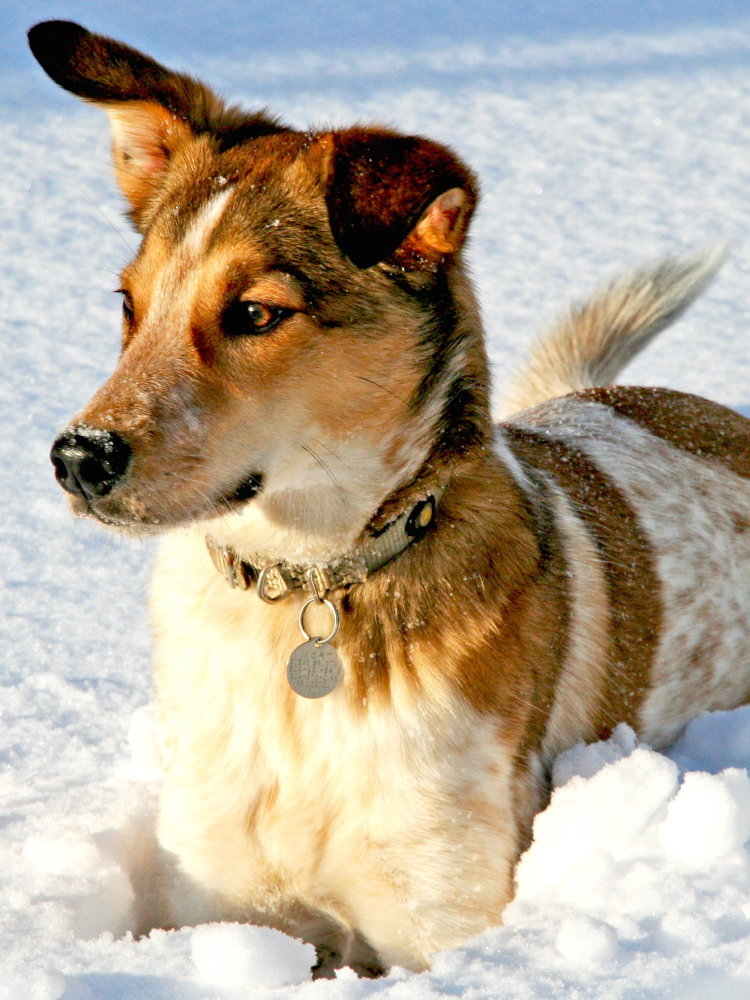
#> input picture src/PIS/labs/images_RGB_channels/dog.jpg, 1500 x 2000 px (shown at 1/2 size)
$ jupyter execute --allow-errors 2.procesado_espectral.ipynb
#> lines starting #> are read from the running program, lines starting #| are printed output that depends on the picture
# **Análisis espectral**
## Procesamiento de Imagen y Señal
### **Alan García Justel**
### Curso 2024-2025

[cell 1]
import os
import sys

import math
import cmath

##

import warnings
warnings.filterwarnings('ignore')

##

import numpy as np
import pandas as pd
import matplotlib.pyplot as plt

from matplotlib.colors import LogNorm
from matplotlib import pyplot
import matplotlib.image as im

from scipy import signal, fftpack, interpolate
from scipy.fft import fft, ifft
from scipy.signal import chirp, spectrogram, get_window
import scipy.signal.windows as windows

from skimage import io

import IPython.display as ipd
import librosa
import librosa.display

import soundfile as sf

from pydub import AudioSegment

#### Important tips
# To hear the signal
# ipd.Audio(x, rate=fs)
####

from operator import itemgetter
import cv2

[cell 2]
# [31 lines left out: function audio_player_list, not called in this run]

---

# **Espectro de una señal**

1. ***Espectro de una sinusoide compuesta por dos sinusoides simples***

   Genera una sinusoide compuesta con $t \in [-2\pi,2\pi]$.

   $$x(t) = 0.5 \cdot sin(3t)+0.25 \cdot sin(10t)$$

   Calcula su espectro así como la magnitud del mismo en decibelios tanto para la sinusoide compuesta como para las partes simples. Visualiza también la suma de las magnitudes del espectro de cada parte de la sinusoide.

   Utiliza una frecuencia de muestreo de $800$ Hz.

[cell 3]
# Generar dos funciones sinusoidales sencillas (por partes)
duracion    = 5         # Duración (en s) de la señal generada
fs          = 800       # Frecuencia de muestreo en Hz
t = np.linspace(0, duracion, int(fs * duracion), endpoint=False)

sin1 = 0.5  * np.sin(3 * t)
sin2 = 0.25 * np.sin(10 * t)

# Combinación de las dos funciones
x = sin1 + sin2

# Transformada de Fourier de las funciones y de la función combinada.
#> (the rest of this cell did not finish here and is left out)

<hr style="border: 1px solid green" />

2. Visualiza algunas muestras de la señal de audio, su espectro y su espectrograma:
    1. seno (`audio/sinewave.wav`)
    2. sirena (`audio/sirena.wav`)

Oye la señal pero con cuidado ya que puede ser un sonido muy agudo.

[cell 4]
audio_path = "audio/sinewave.wav"
#> (the rest of this cell did not finish here and is left out)

<hr style="border: 1px solid green" />

3. ***Espectro de una sinusoide con relleno (*Zero-padding*)***

    Genera una sinusoide compuesta rellenada con ceros al final de la señal. Visualiza la señal, la señal rellenada, el espectro de la señal original y el espectro de la señal rellenada.

    $$x(t) = cos(2 \pi f_{1} t) + sin(2 \pi f_{2} t)$$

    donde la frecuencia de muestreo es de $1000$ Hz, la duración de la señal es de $256$ muestras y las frecuencias son: $f_{1}=50$ y $f_{2}=101.5$

[cell 5]
num_samples = 256       # numero de muestras de la señal generada
fs          = 1000      # Frecuencia de muestreo en Hz
f1 = 50
f2 = 101.5
t = np.linspace(0, num_samples / fs, num_samples, endpoint=False)

# Función sinusoidal compuesta
signal = np.cos(2*np.pi*f1*t) + np.sin(2*np.pi*f2*t)

# Zero-padding (1024 muestras)
signal_padding = np.pad(signal, (0, 1024))

# Visualización
#> (the rest of this cell did not finish here and is left out)

<hr style="border: 1px solid green" />

4. **Espectro de una sinusoide no tan simple**

    Genera una sinusoide:

    $$x(t)=A \cos(2 \pi f \cdot t + \phi)$$

    donde :
    * Duración: $N = 64$
    * Amplitud y fase de la sinusoide: $A=1$ y $\phi=0$
    * Frecuencia base ($f_{base}$) : Elige la frecuencia base que desees $\in [0, 1]$
    * Frecuencia de muestreo variable: $f = f_{base} + \frac{1}{2N}$ ciclos/muestra

    Calcula su espectro y la magnitud del espectro en decibelios. Realiza el mismo estudio con la sinusoide rellenada con ceros al final de la señal (*zero padding*) con factor de relleno = $8$.

[cell 6]
num_samples = 64        # numero de muestras de la señal generada
f_base      = 0.5       # Frecuencia base
fs          = f_base + 1 / 2*np.pi  # Frecuencia de muestreo en Hz
A           = 1         # Amplitud
phase       = 0         # Fase
t = np.linspace(0, num_samples / fs, num_samples, endpoint=False)

# Función sinusoidal base
x = A * np.cos(2*np.pi * f_base * t + phase)
x_padded = np.pad(x, (0, int(num_samples * 0.8)))

# Visualizar
#> (the rest of this cell did not finish here and is left out)

<hr style="border: 1px solid green" />

5. **Espectros de señales sinusoidales**

    Genera dos señales sinusoidales con frecuencia de muestreo de 8000Hz con una duración de 2 segundos. Obtén los espectros de ambas señales.

    $$s_{1} = \frac{1}{6} \sin(880 \pi \cdot t) + \frac{1}{15} \sin(1760\pi \cdot t)$$

    $$s_{2} = \frac{1}{6} \sin(16880\pi \cdot t) - \frac{1}{15} \sin(14240 \pi \cdot t)$$

    ¿ Qué puedes decir sobre ambas señales una vez vistos sus espectros ? **ESCRIBE AQUÍ TU RESPUESTA**

[cell 7]
duracion = 2    # Duración (en s) de la señal
fs = 8000       # Frecuencia de muestreo (en Hz)
t = np.linspace(0, duracion, int(duracion * fs), endpoint=False)

s1 = 1/6 * np.sin(880*np.pi*t) + 1/15 * np.sin(1760*np.pi*t)
s2 = 1/6 * np.sin(16880*np.pi*t) - 1/15 * np.sin(14240*np.pi*t)

# Visualizar las señales
#> (the rest of this cell did not finish here and is left out)

---

# **Espectro de una señal con ruido**

6. **Espectro de una señal contaminada con ruido**

    Mediante la transformada de Fourier encuentra los componentes frecuenciales de una señal contaminada con ruido blanco, $ruido_t ~\sim N(0,\sigma^2)=N(0, 4)$.

    $$x(t)=0.7sin(2\pi 50t) + sin(2\pi 120t)+ruido_t$$

    La frecuencia de muestreo a utilizar es $1000$ Hz.

[cell 8]
duracion = 2    # Duración (en s) de la señal
fs = 8000       # Frecuencia de muestreo (en Hz)
t = np.linspace(0, duracion, int(duracion * fs), endpoint=False)

# Señales
x = 0.7 * np.sin(2*np.pi*50*t) + np.sin(2*np.pi*120*t)
x_noise = x + np.random.normal(loc=0.0, scale=4.0, size=len(t))

# Visualizar las señales
#> (the rest of this cell did not finish here and is left out)

<hr style="border: 1px solid green" />

7. **Eliminación del ruido de una señal sinusoidal**

    Generamos una señal aleatoria ruidosa de tipo multiespectral (tres frecuencias: $f1$, $f2$ y $f3$ Hz) de 2 segundos con una frecuencia de muestreo:
    1. $fs = 1234$ Hz y frecuencias $(f1, f2, f3) = (12, 18, 30)$
    2. $fs = 1000$ Hz y frecuencias $(f1, f2, f3) = (50, 120, 160)$

    + Selecciona aleatoriamente una de las dos funciones.
    + Obtén su espectro y a partir del mismo reconstruimos la señal.
    + Visualiza la señal original y la señal reconstruida.

[cell 9]
# Función 1
duracion = 2    # Duración (en s) de la señal
fs = 1234       # Frecuencia de muestreo (en Hz)
f1 = 12
f2 = 18
f3 = 30
t = np.linspace(0, duracion, int(duracion * fs), endpoint=False)

# Señale original ruidosa
x = np.sin(2*np.pi*f1*t) + np.sin(2*np.pi*f2*t) + np.sin(2*np.pi*f3*t)
x += np.random.normal(loc=0.0, scale=0.5, size=len(t))


# Reconstrucción de la señal
X = np.fft.fft(x) # Transformada de Fourier

# Magnitud del espectro
magnitude = np.abs(X)

# Filtro basado en magnitud
threshold = 100  # Umbral para la magnitud
X_filtered = np.where(magnitude > threshold, X, 0)
x_filtered = np.fft.ifft(X_filtered).real # Transformada inversa de Fourier

# Visualizar las señales
#> (the rest of this cell did not finish here and is left out)

<hr style="border: 1px solid green" />

8. **Eliminación del ruido de una imagen**

    Elimina el ruido de una imagen RGB (`images_RGB_channels/dog.jpg`) a partir del espectro de la misma.
    + Pasamos a escala de grises y le añadimos ruido a la imagen.
    + Obtenemos su espectro y a partir del mismo reconstruimos la imagen.
    + Visualiza la imagen original con ruido y la imagen reconstruida.

[cell 10]
image_path = "images_RGB_channels/dog.jpg"

img = cv2.imread(image_path)  # Cargar la imagen
#> img is the input picture: shape (2000, 1500, 3); mean B, G, R 151.9, 169.5, 181.4
gray_img = cv2.cvtColor(img, cv2.COLOR_BGR2GRAY)  # Convertir a escala de grises
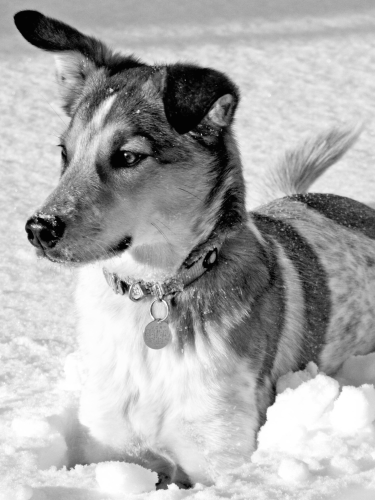
#> gray_img: shape (2000, 1500) (shown at 1/4 size); min 0, max 255, mean 171
noisy_img = gray_img + np.random.normal(0, 25, gray_img.shape).astype(np.uint8)  # Ruido gaussiano
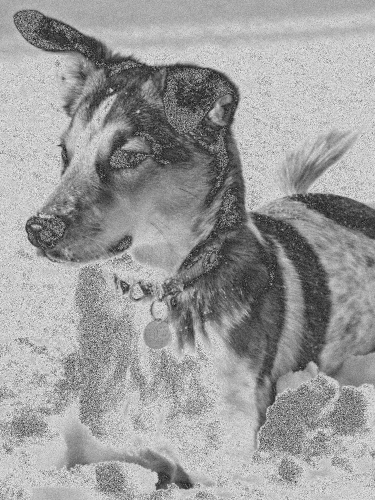
#> noisy_img: shape (2000, 1500) (shown at 1/4 size); min 0, max 255, mean 155.8

# Transformada de Fourier 2D
dft = cv2.dft(np.float32(noisy_img), flags=cv2.DFT_COMPLEX_OUTPUT)
dft_shift = np.fft.fftshift(dft)  # Desplazar la DC al centro
magnitude_spectrum = 20 * np.log(cv2.magnitude(dft_shift[:, :, 0], dft_shift[:, :, 1]) + 1)
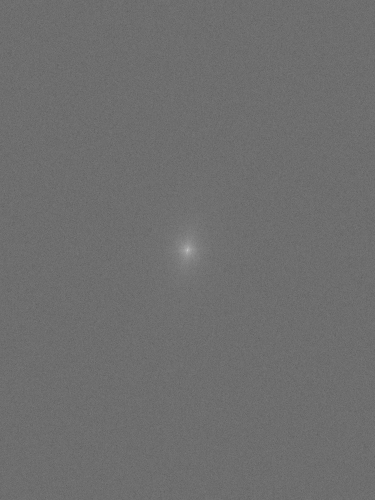
#> magnitude_spectrum: shape (2000, 1500) float32 (shown at 1/4 size); min 92.04, max 399.3, mean 225.1; drawn with min black and max white

# Filtrar el espectro (eliminar componentes de alta frecuencia)
rows, cols = gray_img.shape
crow, ccol = rows // 2, cols // 2  # Centro del espectro
mask = np.zeros((rows, cols, 2), np.uint8)
r = 100  # Radio de la máscara
y, x = np.ogrid[:rows, :cols]
mask_area = (x - ccol)**2 + (y - crow)**2 <= r**2
mask[mask_area] = 1

# Aplicar la máscara al espectro
filtered_dft = dft_shift * mask

# Transformada Inversa de Fourier
filtered_dft_ishift = np.fft.ifftshift(filtered_dft)  # Revertir el desplazamiento
reconstructed_img = cv2.idft(filtered_dft_ishift)
reconstructed_img = cv2.magnitude(reconstructed_img[:, :, 0], reconstructed_img[:, :, 1])
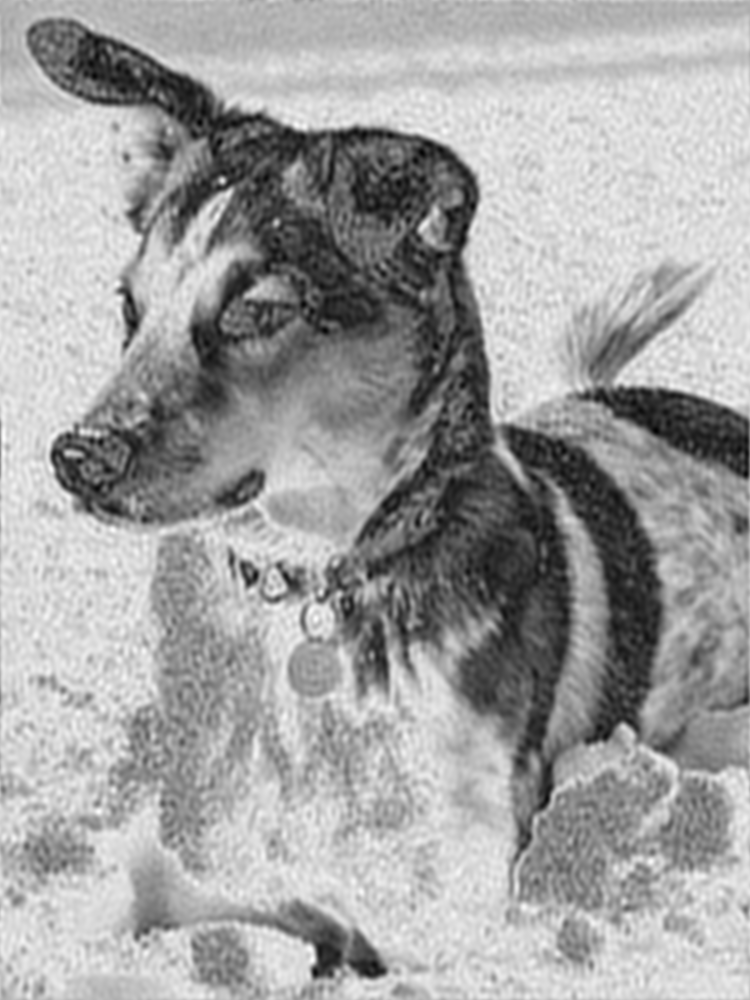
#> reconstructed_img: shape (2000, 1500) float32 (shown at 1/2 size); min 92477160, max 682460800, mean 467337088; drawn with min black and max white
reconstructed_img = cv2.normalize(reconstructed_img, None, 0, 255, cv2.NORM_MINMAX)

# Visualizar las imágenes
# Imagen original
plt.figure(figsize=(12, 8))
#> (this line was passed over: IPython is not available in this run)
plt.subplot(1, 5, 1)
#> (this line was passed over: IPython is not available in this run)
plt.title("Imagen original")
#> (this line was passed over: IPython is not available in this run)
plt.imshow(gray_img, cmap='gray')
#> (this line was passed over: IPython is not available in this run)
plt.axis('off')
#> (this line was passed over: IPython is not available in this run)

# Imagen original con ruido
plt.subplot(1, 5, 2)
#> (this line was passed over: IPython is not available in this run)
plt.title("Imagen original con ruido")
#> (this line was passed over: IPython is not available in this run)
plt.imshow(noisy_img, cmap='gray')
plt.axis('off')

# Espectro de magnitud
plt.subplot(1, 5, 3)
plt.title("Espectro de magnitud")
plt.imshow(magnitude_spectrum, cmap='gray')
plt.axis('off')

# Máscara aplicada al espectro
plt.subplot(1, 5, 4)
plt.title("Espectro filtrado")
plt.imshow(20 * np.log(cv2.magnitude(filtered_dft[:, :, 0], filtered_dft[:, :, 1]) + 1), cmap='gray')
plt.axis('off')

# Imagen reconstruida
plt.subplot(1, 5, 5)
plt.title("Imagen reconstruida")
plt.imshow(reconstructed_img, cmap='gray')
plt.axis('off')

plt.tight_layout()
plt.show()

$ run again, with src/PIS/labs/images_RGB_channels/0 mCDBVwdqVnA5hm16.jpg copied over src/PIS/labs/images_RGB_channels/dog.jpg
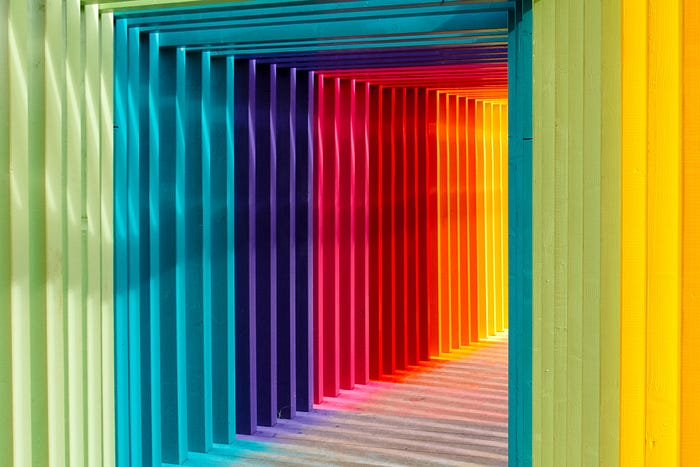
#> input picture src/PIS/labs/images_RGB_channels/0 mCDBVwdqVnA5hm16.jpg, 700 x 467 px
#> img is the input picture: shape (467, 700, 3); mean B, G, R 90, 130.5, 133.8
#> `magnitude_spectrum = 20 * np.log(cv2.magnitude(dft_shift[:, :, 0], dft..`:
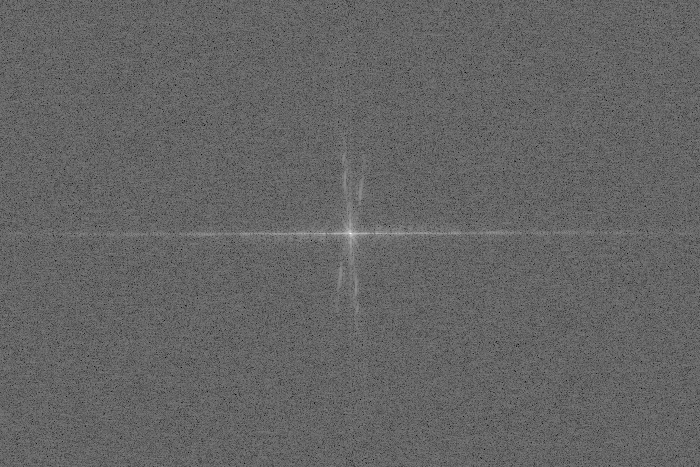
#> magnitude_spectrum: shape (467, 700) float32; min 92.04, max 351.3, mean 194.5; drawn with min black and max white
#> `reconstructed_img = cv2.magnitude(reconstructed_img[:, :, 0], reconstr..`:
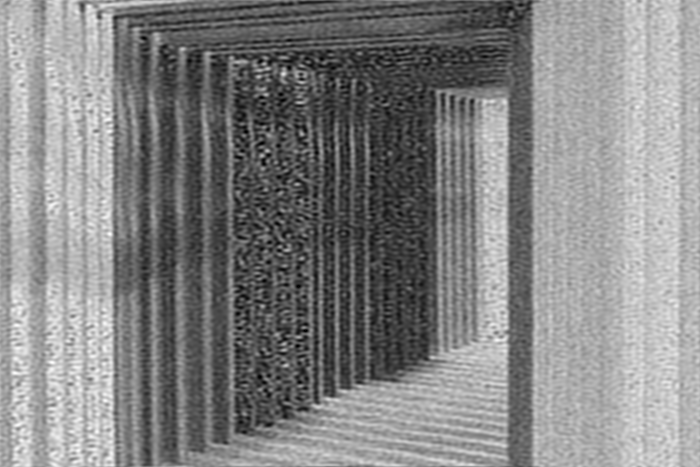
#> reconstructed_img: shape (467, 700) float32; min 6448.3, max 81662296, mean 42489244; drawn with min black and max white

$ run again, with src/PIS/labs/images_RGB_channels/1 CAcN4i0oR0O4yjUKB5zaVg.jpg copied over src/PIS/labs/images_RGB_channels/dog.jpg
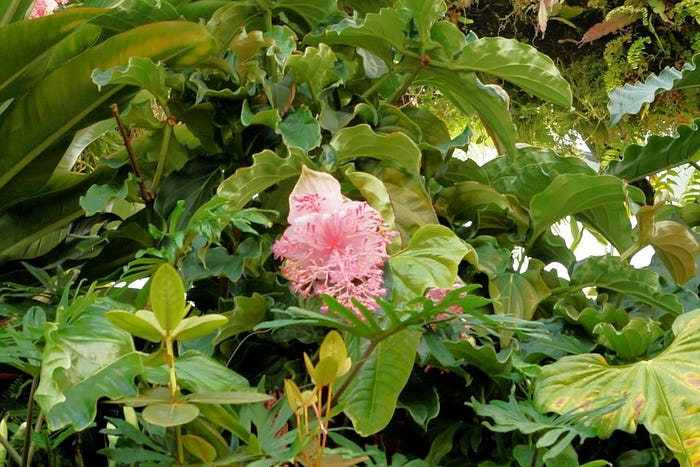
#> input picture src/PIS/labs/images_RGB_channels/1 CAcN4i0oR0O4yjUKB5zaVg.jpg, 700 x 467 px
#> img is the input picture: shape (467, 700, 3); mean B, G, R 44.1, 106.6, 92.3
#> `magnitude_spectrum = 20 * np.log(cv2.magnitude(dft_shift[:, :, 0], dft..`:
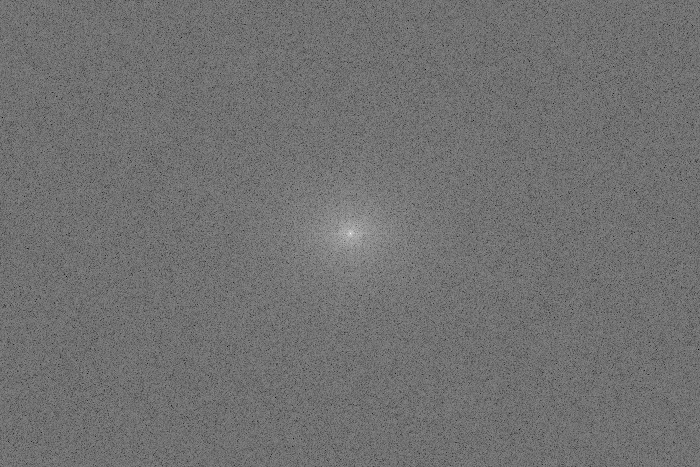
#> magnitude_spectrum: shape (467, 700) float32; min 81.03, max 347.1, mean 199.2; drawn with min black and max white
#> `reconstructed_img = cv2.magnitude(reconstructed_img[:, :, 0], reconstr..`:
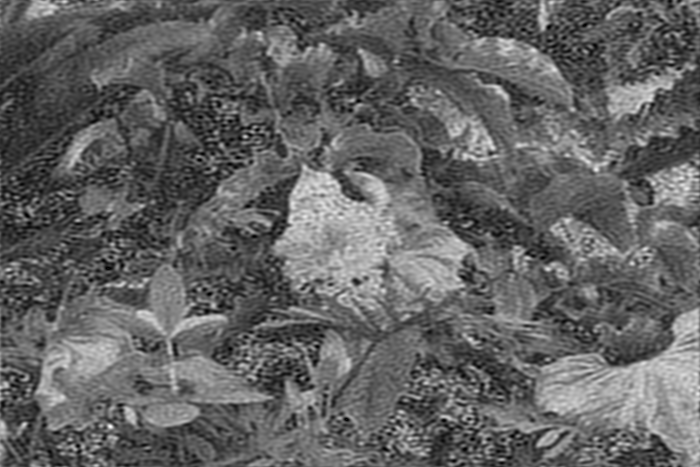
#> reconstructed_img: shape (467, 700) float32; min 61487.9, max 87787656, mean 34370584; drawn with min black and max white
